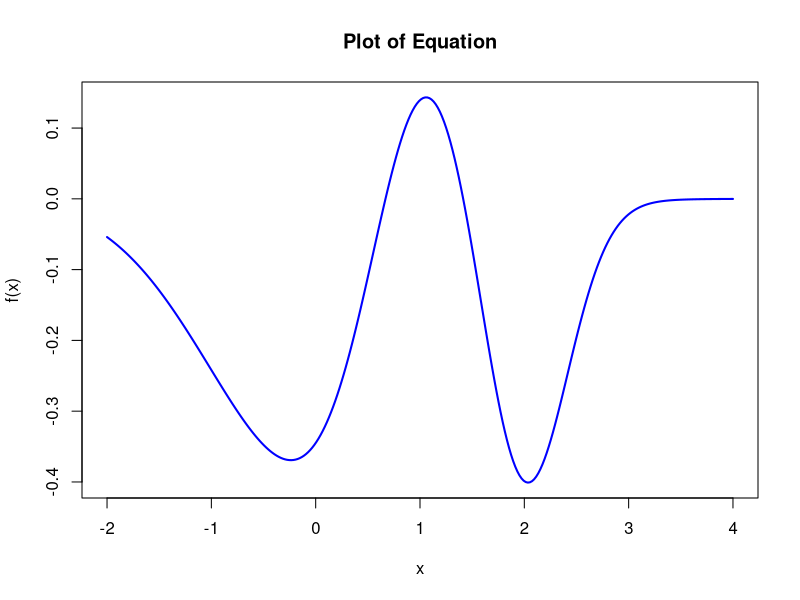
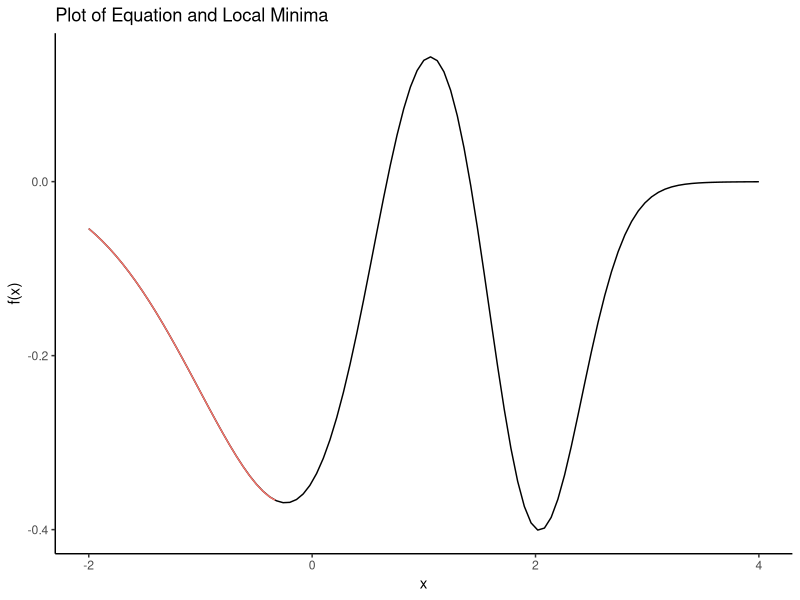

R code for these plots, in order: (Note: a time limit stopped this script after it produced the figures.)
## ---- chunk 1

# make the equation a function
f <- function(x){
  y = -(1/sqrt(2*pi))*exp(-(1/2)*x^2) + (1/sqrt(2*pi))*exp((-1/2)*(((x-1)/0.5)^2)) - (1/sqrt(2*pi))*exp((-1/2)*(((x-2)/0.4)^2))
  return(y)
}

# plot the curve using the curve function and look at x values between -2 and 4
curve(f(x), from=-2, to=4, n=300, xlab="x", ylab="f(x)", col="blue", lwd=2, main="Plot of Equation")

## ---- chunk 2

# create a function for f'
f.prime <- function(x){

  # define delta
  delta = 0.001
  
  # cadd the delta values to the derivative function
  y.prime = (f(x + delta) - f(x - delta)) / (2*delta)

  # return the value
  return(y.prime)
}

# print the value for x = -2
f.prime(-2)

## ---- chunk 3

set.seed(2022)

grad.des <- function(x1, precision = 0.000001, iterations = 10000){
  
  # set initial conditions of the function
  x_n = x1
  f_n = f(x_n)
  N = 1
  
  # set empty values for minimum of x and f(x)
  x_min = NA
  f_min = NA
  
  # create empty vectors for all x and f(x) values observed
  x_all = rep(NA,iterations)
  f_all = rep(NA,iterations)
  
  # use a while loop instead of a for loop because number of iterations is unknown
  # do the loop for as long as the absolute value of the slope is greater than the precision value and the number of iterations is less than the set maximum number
  while ((abs(f.prime(x_n)) >= precision) & (N+1 <= iterations)) {
    
    # create vectors with all of the x and f(x) values observed in the iterations
    x_all[N] = x_min = x_n
    f_all[N] = f_min = f_n
    
    # calculate the x values and corresponding y values
    x_n = x_n - (1/N) * f.prime(x_n)
    f_n = f(x_n)
    
    # make n values increase
    N = N + 1
    
  }
  
  # merge all results together
  results = list(N = N,
                 x_min = x_min,
                 f_min = f_min,
                 x_all = x_all,
                 f_all = f_all)
  
  # return the results
  return(results)
  
} 


## ---- chunk 4

x <- grad.des(-2)

# print the x and f(x) minimums

# x
x$x_min

# f(x)
x$f_min

## ---- chunk 5

# load tidyverse
library(tidyverse)

# plot the new values on the old curve - it was easier to use ggplot for this
ggplot() +
  geom_function(fun = f, xlim = c(-2,4)) +
  geom_line(aes(x$x_all,x$f_all, color = "red")) +
  theme_classic() +
  theme(legend.position = "none") +
  labs(x = "x", y = "f(x)", title = "Plot of Equation and Local Minima")
  
## ---- chunk 6

set.seed(2022)

start_val <- rep(NA,10000)
minima <- rep(NA,10000)

for (i in 1:10000) {
  
  start_val[i] <- runif(1, min=-2, max=4)
  
  minima[i] <- grad.des(start_val[i])$x_min
  
}

# plot values
hist(minima)

# find which start value leads to the lowest minima
which(minima==min(minima))

# print the minima x value
start_val[3979]

# print the global minimum value
f(start_val[3979])
